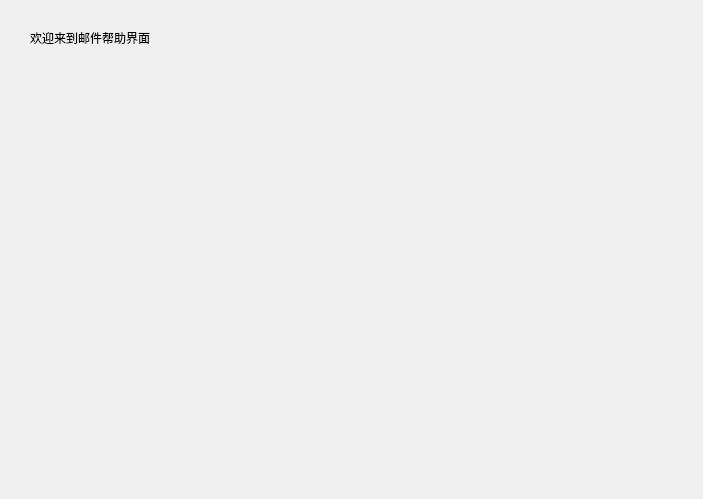
<?xml version="1.0" encoding="UTF-8"?>
<ui version="4.0">
 <class>HelpAboutMail</class>
 <widget class="QWidget" name="HelpAboutMail">
  <property name="geometry">
   <rect>
    <x>0</x>
    <y>0</y>
    <width>703</width>
    <height>499</height>
   </rect>
  </property>
  <property name="windowTitle">
   <string>Form</string>
  </property>
  <widget class="QLabel" name="label_2">
   <property name="geometry">
    <rect>
     <x>30</x>
     <y>30</y>
     <width>271</width>
     <height>16</height>
    </rect>
   </property>
   <property name="text">
    <string>欢迎来到邮件帮助界面</string>
   </property>
  </widget>
 </widget>
 <resources/>
 <connections/>
</ui>
